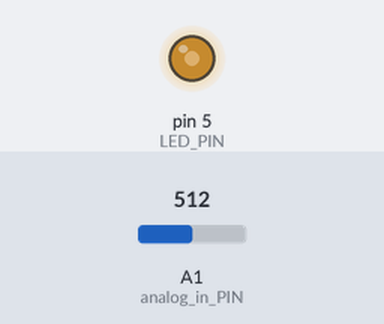
Bench run of a sketch on a simulated Arduino Uno, built with avr-gcc and run on an emulated ATmega328P. On the bench: output pins drawn as LEDs (lit = HIGH). The test bench sets the inputs (shaded band); at power-on: A1 (analog_in_PIN) = 512.

Above: at 1.2 s.
1.3 s: A1 (analog_in_PIN) set to 716
At 1.9 s:
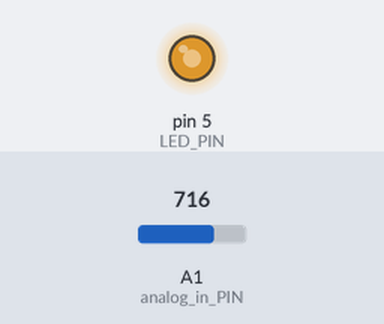
2.8 s: A1 (analog_in_PIN) set to 900
At 4.0 s:
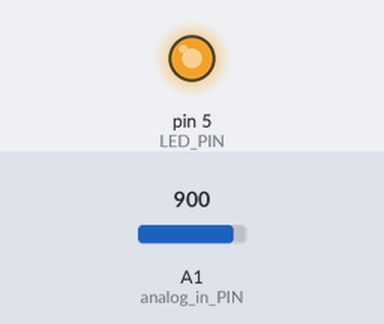
4.3 s: A1 (analog_in_PIN) set to 122
At 5.3 s:
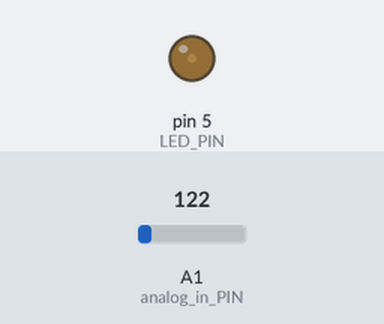
5.8 s: A1 (analog_in_PIN) set to 0
At 6.5 s:
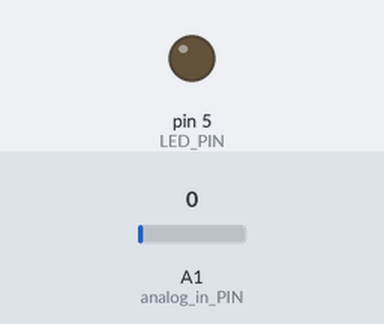
Timing chart, 0 to 8.3 s (numbered marks = the images above; inputs shaded):
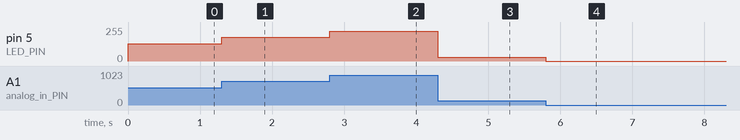

The sketch:

analog_input_A1.ino
```cpp
#define LED_PIN 5
#define analog_in_PIN A1

void setup() {
  pinMode(LED_PIN, OUTPUT);
  pinMode(analog_in_PIN, INPUT);
}

int i;

void loop() {
  i = analogRead(analog_in_PIN)/4;
  analogWrite(LED_PIN, i);
}
```

Measured:
- after the input at 1.3 s, pin 5 (LED_PIN): 128/255 → 179/255 at once
- after the input at 2.8 s, pin 5 (LED_PIN): 179/255 → 225/255 at once
- after the input at 4.3 s, pin 5 (LED_PIN): 225/255 → 30/255 at once
- after the input at 5.8 s, pin 5 (LED_PIN): 30/255 → 0/255 at once
